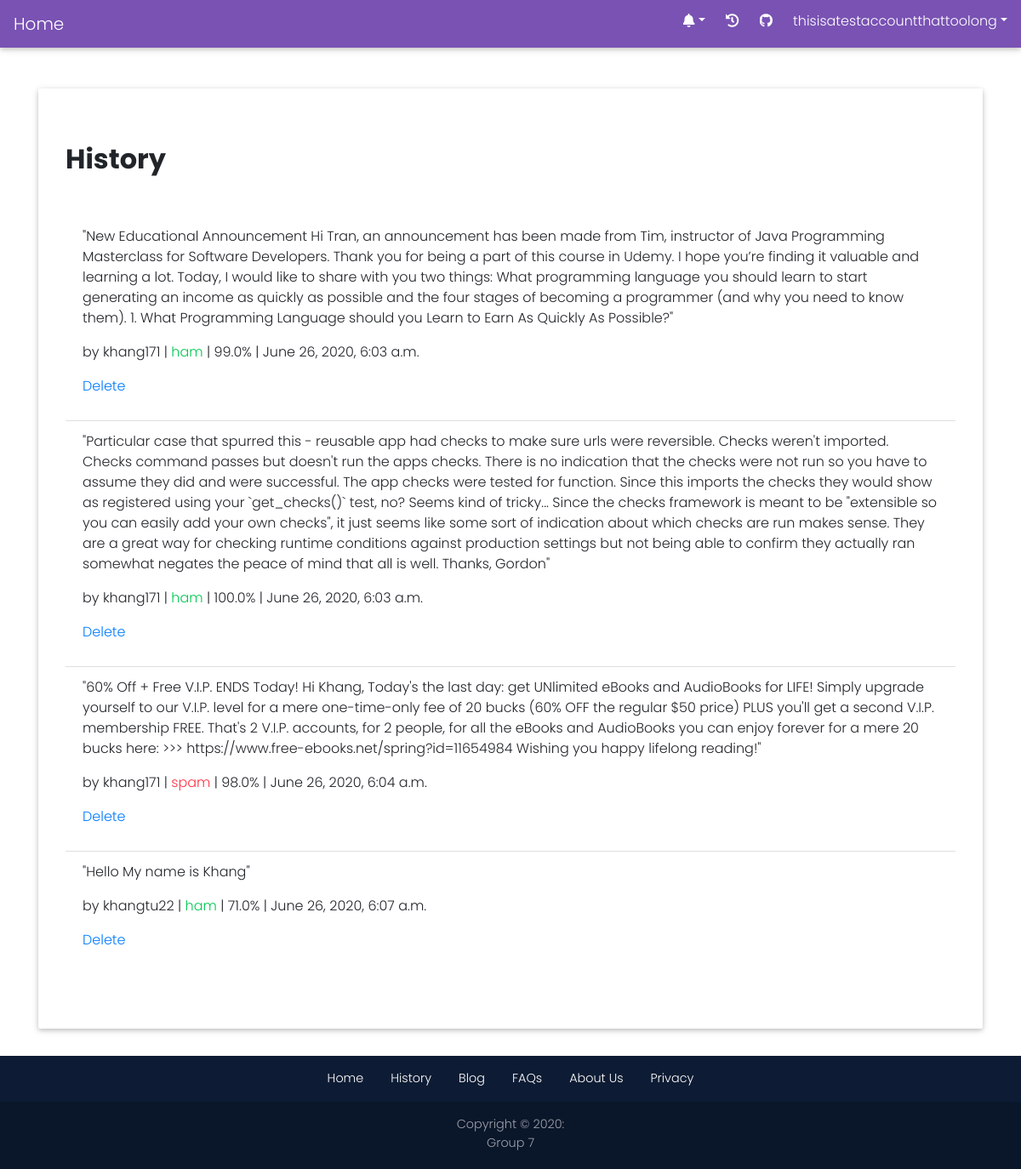
The app's page /history/ (signed in) with its own data.
### users/models.py (models this page shows)
class CustomUser(AbstractUser):
    objects = CustomUserManager()

### spam_email/models.py (models this page shows, shortened)
class Email(models.Model):
    content = models.TextField()
    result = models.CharField(max_length=100)
    accuracy = models.CharField(max_length=100)
    last_updated = models.DateTimeField(auto_now=True)
    author = models.ForeignKey(
        get_user_model(),
        on_delete=models.CASCADE,
        related_name='+',
        default='1',
    )

### spam_email/views.py (the view)
# urls.py: path('history/', HistoryView.as_view(), name='history'),
class HistoryView(LoginRequiredMixin, ListView):
    model = Email
    template_name = 'history.html'
    login_url = 'login'

### templates/history.html
{% extends 'base.html' %}
{% block content %}
    <div class="jumbotron mt-5">
        <h2 style="font-weight: bold">History</h2>
        <ul class="list-group list-group-flush mt-5">
            {% for email in object_list %}
          <li class="list-group-item">
            <p>"{{ email.content }}"</p>
              {% if email.result == "ham" %}
                  <p> by {{ email.author }} |<span class="text-success"> {{ email.result }} </span>| {{ email.accuracy }}% | {{ email.last_updated }}</p>
              {% elif email.result == "spam" %}
                  <p> by {{ email.author }} |<span class="text-danger"> {{ email.result }} </span>| {{ email.accuracy }}% | {{ email.last_updated }}</p>
              {% else %}
                  <p> by {{ email.author }} |<span class="text-warning"> {{ email.result }} </span>| {{ email.accuracy }}% | {{ email.last_updated }}</p>
              {% endif %}
              <p>
                <a href="{% url 'email_delete' email.pk %}" class="changelink">Delete</a>
              </p>
          </li>
            {% endfor %}
        </ul>
    </div>
{% endblock content %}

### templates/base/navbar.html (shortened to what this page needs)
{% load static %}
<!DOCTYPE html>
<html lang="en">
<head>
</head>
<body>
    <nav class="navbar navbar-expand-md navbar-dark navbar-fixed-top">
        <a class="navbar-brand" href="{% url 'home' %}">
            Home
        </a>
        <div class="collapse navbar-collapse" id="navbarCollapse">
            {% if user.is_authenticated %}
                <ul class="navbar-nav ml-auto">
                    <li class="nav-item mr-4" >
                        <div class="dropdown">
                          <a class="dropdown-toggle" style="color: white" type="button" id="dropdownMenu1" data-toggle="dropdown"
                            aria-haspopup="true" aria-expanded="false"><i class="fas fa-bell"></i></a>
                        </div>
                    </li>
                    <li class="nav-item mr-4">
                        <a href="{% url 'history' %}" data-toggle="tooltip" title="View History"><i class="fas fa-history" style="color:white"></i></a>
                    </li>
                     <li class="nav-item mr-4">
                        <a href="https://github.com/khangtu22/email-spam-classifier" data-toggle="tooltip" title="Go to project repository"><i class="fab fa-github" style="color:white"></i></a>
                    </li>
                    <li class="nav-item" style="color: white">
                        <div class="dropdown">
                          <a class="dropdown-toggle" type="button" id="dropdownMenu1" data-toggle="dropdown"
                            aria-haspopup="true" aria-expanded="false"> {{ user.username }}</a>
                        </div>
                    </li>
                </ul>
        {% else %}
             <form class="form-inline ml-auto">
                <a href="{% url 'login' %}" class="btn btn-outline-white btn-sm my-0 ">Log In  <i class="fas fa-sign-in-alt"></i> </a>
                <a href="{% url 'signup' %}" class="btn purple purple-gradient btn-sm ml-3">Sign up</a>
            </form>
        {% endif %}
        </div>
    </nav>
</body>
</html>

### static/assets/css/base.css (style rules this page uses)
body { font-family: 'Poppins',sans-serif; }

### templates/base/navbar.html (style rules this page uses)
.navbar { background-color: #7952b3; color: #000; font-family: 'Poppins',sans-serif; }

### records on screen
CustomUser: username "thisisatestaccountthattoolong"
Email: content "New Educational Announcement Hi Tran, an announcement has been made from Tim, instructor of Java Programming Masterclass for Software Developers. Thank you for being a part of this course in Udemy. I hope you’re finding it valuable and learning a lot. Today, I would like to share with you two things: What programming language you should learn to start generating an income as quickly as possible and the four stages of becoming a programmer (and why you need to know them). 1. What Programming Language should you Learn to Earn As Quickly As Possible?", author "khang171", result "ham", accuracy "99.0", last_updated "June 26, 2020, 6:03 a.m."
Email: content "Particular case that spurred this - reusable app had checks to make sure urls were reversible. Checks weren't imported. Checks command passes but doesn't run the apps checks. There is no indication that the checks were not run so you have to assume they did and were successful. The app checks were tested for function. Since this imports the checks they would show as registered using your `get_checks()` test, no? Seems kind of tricky... Since the checks framework is meant to be \"extensible so you can easily add your own checks\", it just seems like some sort of indication about which checks are run makes sense. They are a great way for checking runtime conditions against production settings…", author "khang171", result "ham", accuracy "100.0", last_updated "June 26, 2020, 6:03 a.m."
Email: content "60% Off + Free V.I.P. ENDS Today! Hi Khang, Today's the last day: get UNlimited eBooks and AudioBooks for LIFE! Simply upgrade yourself to our V.I.P. level for a mere one-time-only fee of 20 bucks (60% OFF the regular $50 price) PLUS you'll get a second V.I.P. membership FREE. That's 2 V.I.P. accounts, for 2 people, for all the eBooks and AudioBooks you can enjoy forever for a mere 20 bucks here: >>> https://www.free-ebooks.net/spring?id=11654984 Wishing you happy lifelong reading!", author "khang171", result "spam", accuracy "98.0", last_updated "June 26, 2020, 6:04 a.m."
Email: content "Hello My name is Khang", author "khangtu22", result "ham", accuracy "71.0", last_updated "June 26, 2020, 6:07 a.m."
